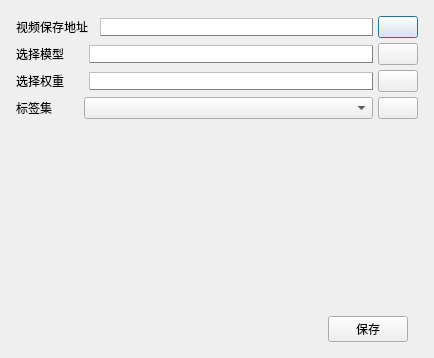
<?xml version="1.0" encoding="UTF-8"?>
<ui version="4.0">
 <class>Dialog</class>
 <widget class="QDialog" name="Dialog">
  <property name="geometry">
   <rect>
    <x>0</x>
    <y>0</y>
    <width>434</width>
    <height>358</height>
   </rect>
  </property>
  <property name="windowTitle">
   <string>Dialog</string>
  </property>
  <layout class="QGridLayout" name="gridLayout">
   <item row="0" column="0">
    <layout class="QVBoxLayout" name="verticalLayout" stretch="0,0,0,0,0,0">
     <property name="spacing">
      <number>5</number>
     </property>
     <property name="leftMargin">
      <number>5</number>
     </property>
     <property name="topMargin">
      <number>5</number>
     </property>
     <property name="rightMargin">
      <number>5</number>
     </property>
     <property name="bottomMargin">
      <number>5</number>
     </property>
     <item>
      <layout class="QHBoxLayout" name="horizontalLayout" stretch="2,5,1">
       <item>
        <widget class="QLabel" name="label">
         <property name="sizePolicy">
          <sizepolicy hsizetype="Fixed" vsizetype="Fixed">
           <horstretch>0</horstretch>
           <verstretch>0</verstretch>
          </sizepolicy>
         </property>
         <property name="text">
          <string>视频保存地址  </string>
         </property>
        </widget>
       </item>
       <item>
        <widget class="QLineEdit" name="lineEdit">
         <property name="styleSheet">
          <string notr="true">border-width:1;border-style:outset;border-color:gray;</string>
         </property>
        </widget>
       </item>
       <item>
        <widget class="QPushButton" name="pushButton">
         <property name="sizePolicy">
          <sizepolicy hsizetype="Fixed" vsizetype="Fixed">
           <horstretch>0</horstretch>
           <verstretch>0</verstretch>
          </sizepolicy>
         </property>
         <property name="text">
          <string/>
         </property>
         <property name="icon">
          <iconset>
           <normaloff>resources/op_icon/edit.png</normaloff>resources/op_icon/edit.png</iconset>
         </property>
        </widget>
       </item>
      </layout>
     </item>
     <item>
      <layout class="QHBoxLayout" name="horizontalLayout_2" stretch="2,5,1">
       <item>
        <widget class="QLabel" name="label_3">
         <property name="sizePolicy">
          <sizepolicy hsizetype="Fixed" vsizetype="Fixed">
           <horstretch>0</horstretch>
           <verstretch>0</verstretch>
          </sizepolicy>
         </property>
         <property name="text">
          <string>选择模型      </string>
         </property>
        </widget>
       </item>
       <item>
        <widget class="QLineEdit" name="lineEdit_2">
         <property name="styleSheet">
          <string notr="true">border-width:1;border-style:outset;border-color:gray;</string>
         </property>
        </widget>
       </item>
       <item>
        <widget class="QPushButton" name="pushButton_2">
         <property name="sizePolicy">
          <sizepolicy hsizetype="Fixed" vsizetype="Fixed">
           <horstretch>0</horstretch>
           <verstretch>0</verstretch>
          </sizepolicy>
         </property>
         <property name="text">
          <string/>
         </property>
         <property name="icon">
          <iconset>
           <normaloff>resources/op_icon/edit.png</normaloff>resources/op_icon/edit.png</iconset>
         </property>
        </widget>
       </item>
      </layout>
     </item>
     <item>
      <layout class="QHBoxLayout" name="horizontalLayout_3" stretch="2,5,1">
       <item>
        <widget class="QLabel" name="label_2">
         <property name="sizePolicy">
          <sizepolicy hsizetype="Fixed" vsizetype="Fixed">
           <horstretch>0</horstretch>
           <verstretch>0</verstretch>
          </sizepolicy>
         </property>
         <property name="text">
          <string>选择权重      </string>
         </property>
        </widget>
       </item>
       <item>
        <widget class="QLineEdit" name="lineEdit_3">
         <property name="styleSheet">
          <string notr="true">border-width:1;border-style:outset;border-color:gray;</string>
         </property>
        </widget>
       </item>
       <item>
        <widget class="QPushButton" name="pushButton_3">
         <property name="sizePolicy">
          <sizepolicy hsizetype="Fixed" vsizetype="Fixed">
           <horstretch>0</horstretch>
           <verstretch>0</verstretch>
          </sizepolicy>
         </property>
         <property name="text">
          <string/>
         </property>
         <property name="icon">
          <iconset>
           <normaloff>resources/op_icon/edit.png</normaloff>resources/op_icon/edit.png</iconset>
         </property>
        </widget>
       </item>
      </layout>
     </item>
     <item>
      <layout class="QHBoxLayout" name="horizontalLayout_4" stretch="2,5,1">
       <item>
        <widget class="QLabel" name="label_4">
         <property name="sizePolicy">
          <sizepolicy hsizetype="Fixed" vsizetype="Fixed">
           <horstretch>0</horstretch>
           <verstretch>0</verstretch>
          </sizepolicy>
         </property>
         <property name="text">
          <string>标签集        </string>
         </property>
        </widget>
       </item>
       <item>
        <widget class="QComboBox" name="comboBox">
         <property name="sizePolicy">
          <sizepolicy hsizetype="Preferred" vsizetype="Fixed">
           <horstretch>0</horstretch>
           <verstretch>0</verstretch>
          </sizepolicy>
         </property>
         <property name="styleSheet">
          <string notr="true"/>
         </property>
        </widget>
       </item>
       <item>
        <widget class="QPushButton" name="pushButton_4">
         <property name="sizePolicy">
          <sizepolicy hsizetype="Fixed" vsizetype="Fixed">
           <horstretch>0</horstretch>
           <verstretch>0</verstretch>
          </sizepolicy>
         </property>
         <property name="text">
          <string/>
         </property>
         <property name="icon">
          <iconset>
           <normaloff>resources/op_icon/edit.png</normaloff>resources/op_icon/edit.png</iconset>
         </property>
        </widget>
       </item>
      </layout>
     </item>
     <item>
      <widget class="QLabel" name="label_5">
       <property name="sizePolicy">
        <sizepolicy hsizetype="Preferred" vsizetype="Expanding">
         <horstretch>0</horstretch>
         <verstretch>0</verstretch>
        </sizepolicy>
       </property>
       <property name="text">
        <string/>
       </property>
      </widget>
     </item>
     <item>
      <widget class="QWidget" name="widget" native="true">
       <layout class="QGridLayout" name="gridLayout_2">
        <property name="leftMargin">
         <number>0</number>
        </property>
        <property name="rightMargin">
         <number>0</number>
        </property>
        <property name="bottomMargin">
         <number>0</number>
        </property>
        <property name="spacing">
         <number>0</number>
        </property>
        <item row="0" column="0">
         <layout class="QHBoxLayout" name="horizontalLayout_5">
          <property name="spacing">
           <number>50</number>
          </property>
          <property name="leftMargin">
           <number>10</number>
          </property>
          <property name="rightMargin">
           <number>10</number>
          </property>
          <item>
           <widget class="QLabel" name="label_6">
            <property name="sizePolicy">
             <sizepolicy hsizetype="Expanding" vsizetype="Preferred">
              <horstretch>0</horstretch>
              <verstretch>0</verstretch>
             </sizepolicy>
            </property>
            <property name="text">
             <string> </string>
            </property>
           </widget>
          </item>
          <item>
           <widget class="QPushButton" name="pushButton_5">
            <property name="sizePolicy">
             <sizepolicy hsizetype="Fixed" vsizetype="Fixed">
              <horstretch>0</horstretch>
              <verstretch>0</verstretch>
             </sizepolicy>
            </property>
            <property name="text">
             <string>保存</string>
            </property>
           </widget>
          </item>
         </layout>
        </item>
       </layout>
      </widget>
     </item>
    </layout>
   </item>
  </layout>
 </widget>
 <resources/>
 <connections/>
</ui>
